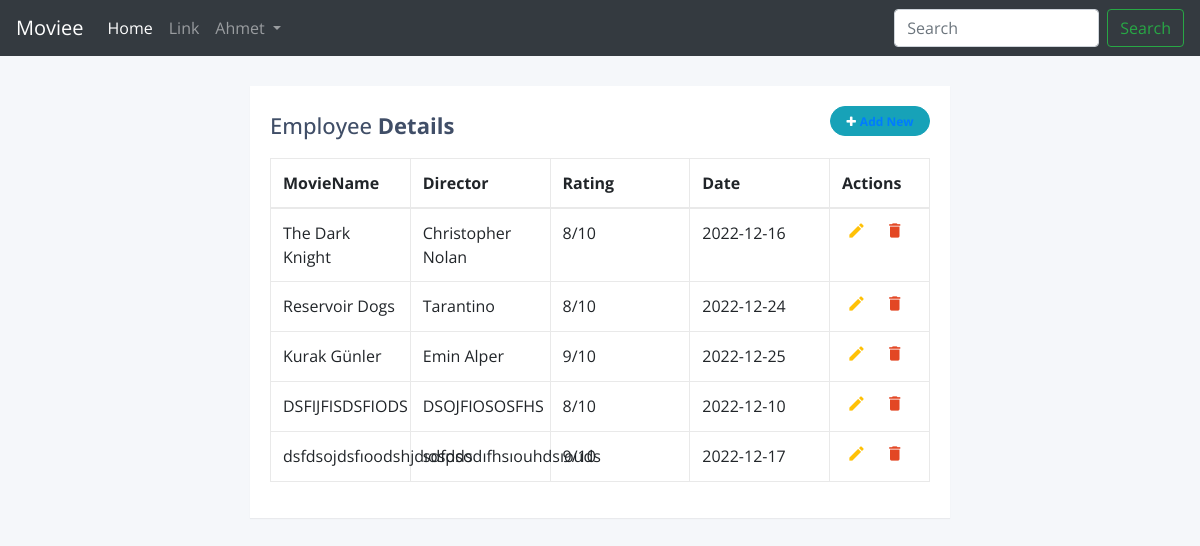
Page /MovieList.php (signed in) on the committed database.
### tables this page shows
CREATE TABLE IF NOT EXISTS `movies` (
  `MovieId` int(11) NOT NULL AUTO_INCREMENT,
  `MovieName` varchar(30) NOT NULL,
  `Director` varchar(30) NOT NULL,
  `Year` date NOT NULL,
  `Rate` int(11) NOT NULL,
  `Image` varchar(30) NOT NULL,
  `Description` varchar(700) NOT NULL,
  `Current` date NOT NULL,
  PRIMARY KEY (`MovieId`)
);

### MovieList.php (the view, shortened to what this page needs)
<?php
    require_once "main.php";
    $MovieList=$db->prepare("SELECT * FROM movies");
    $MovieList->execute();
    $Movies=$MovieList->fetchAll();
?>
<!DOCTYPE html>
<html lang="en">
<head>
<link rel="stylesheet" href="https://stackpath.bootstrapcdn.com/bootstrap/4.5.0/css/bootstrap.min.css">
<link rel="stylesheet" href="https://maxcdn.bootstrapcdn.com/font-awesome/4.7.0/css/font-awesome.min.css">
</head>
<body>
<div class="container-lg">
    <div class="table-responsive">
        <div class="table-wrapper">
            <div class="table-title">
                <div class="row">
                    <div class="col-sm-8"><h2>Employee <b>Details</b></h2></div>
                    <div class="col-sm-4">
                        <button type="button" class="btn btn-info add-new"><i class="fa fa-plus"></i><a href="movieAdd.php">Add New</a> </button>
                    </div>
                </div>
            </div>
            <table class="table table-bordered">
                <thead>
                    <tr>
                        <th>MovieName</th>
                        <th>Director</th>
                        <th>Rating</th>
                        <th>Date</th>
                        <th>Actions</th>
                    </tr>
                </thead>
                <tbody>
                   <?php foreach($Movies as $key=>$movie): ?>
                    <tr>
                        <td><?=  $movie["MovieName"]?></td>
                        <td><?=  $movie["Director"]?></td>
                        <td><?=  $movie["Rate"]?>/10</td>
                        <td><?=  $movie["Year"]?></td>
                        <td>
                            <a class="edit" title="Edit"  href="MovieEdit.php?id=<?=$movie["MovieId"] ?>"><i class="material-icons">&#xE254;</i></a>
                            <a class="delete" title="Delete"  href="MovieDelete.php?id=<?= $movie["MovieId"]?>"><i class="material-icons">&#xE872;</i></a>
                        </td>
                    </tr>
                    <?php endforeach ?>
                </tbody>
            </table>
        </div>
    </div>
</div>
</body>
</html>

### main.php (style rules this page uses)
body { background: rgb(2,0,36); background: linear-gradient(90deg, rgba(2,0,36,1) 0%, rgba(124,7,144,1) 33%, rgba(9,9,121,1) 93%, rgba(0,212,255,1) 100%); }

### MovieList.php (style rules this page uses)
body { color: #404E67; background: #F5F7FA; font-family: 'Open Sans', sans-serif; }
.table-wrapper { width: 700px; margin: 30px auto; background: #fff; padding: 20px; box-shadow: 0 1px 1px rgba(0,0,0,.05); }
.table-title { padding-bottom: 10px; margin: 0 0 10px; }
.table-title h2 { margin: 6px 0 0; font-size: 22px; }
.table-title .add-new { float: right; height: 30px; font-weight: bold; font-size: 12px; text-shadow: none; min-width: 100px; border-radius: 50px; line-height: 13px; }
.table-title .add-new i { margin-right: 4px; }
table.table { table-layout: fixed; }
table.table tr th, table.table tr td { border-color: #e9e9e9; }
table.table th:last-child { width: 100px; }
table.table td a { cursor: pointer; display: inline-block; margin: 0 5px; min-width: 24px; }
table.table td a.edit { color: #FFC107; }
table.table td a.delete { color: #E34724; }
table.table td i { font-size: 19px; }

### rows in the picture
movies: MovieName "The Dark Knight", Director "Christopher Nolan", Rate "8", Year "2022-12-16"
movies: MovieName "Reservoir Dogs", Director "Tarantino", Rate "8", Year "2022-12-24"
movies: MovieName "Kurak Günler", Director "Emin Alper", Rate "9", Year "2022-12-25"
movies: MovieName "DSFIJFISDSFIODS", Director "DSOJFIOSOSFHS", Rate "8", Year "2022-12-10"
movies: MovieName "dsfdsojdsfıoodshjdıospds", Director "sdfdsodıfhsıouhdsıouds", Rate "9", Year "2022-12-17"

### other values in the picture
$userData["Name"] "Ahmet"
